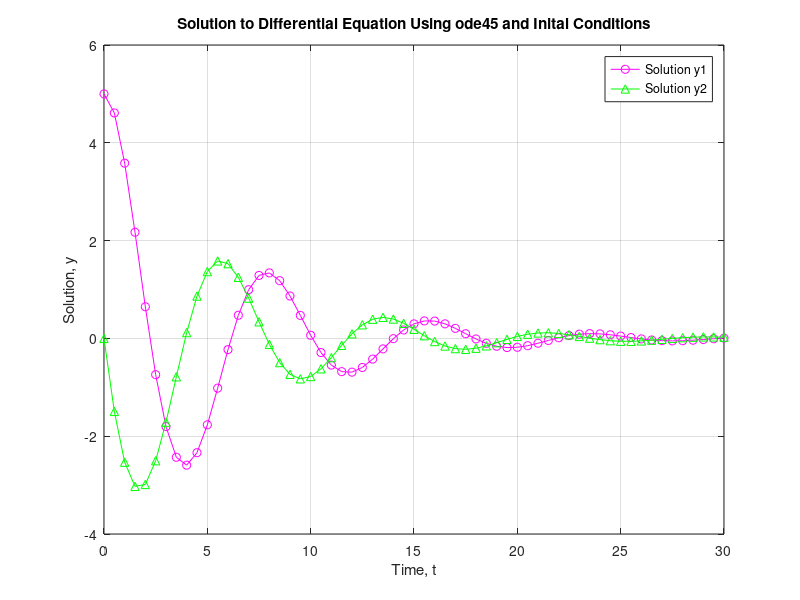

Recreate this plot in MATLAB.
function odeSolver()
    %Benjamin Sites
    %AE 426 M1.2.1 Task: M01
    %Modified 05 February 2021

    %odeSolver function solves the differential equation defined in the eqn() function with the defined intial conditions 


    %Define Differential Equation
    function dxdt = eqn(t,x)
        dxdt = [x(2); 1/3 * (-x(2) - 2*x(1))]; %xDotDot = -1/3*xDot - 2/3*x
    end

    %Define Inital Conditions
    initCon = [5; 0]; %xDot(0) = 5, x(0) = 0
    
    %Define Time Span
    tspan = [0:0.5:30];

    %Call ode45 Function
    [t,y] = ode45(@eqn, tspan, initCon);
    
    %Plot Solution to Differential Equation
    plot(t,y(:,1),'m-o',t,y(:,2),'g-^');
    
    %Add Plot Elements
    xlabel('Time, t');
    ylabel('Solution, y');
    title('Solution to Differential Equation Using ode45 and Inital Conditions');
    legend('Solution y1', 'Solution y2');
    grid on;
end